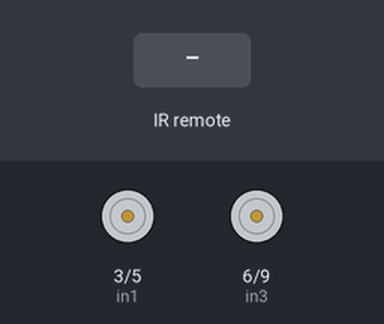
Bench run of a sketch on a simulated Arduino Uno, built with avr-gcc and run on an emulated ATmega328P. On the bench: motor-driver pin pairs drawn as motors (green arrow = first pin HIGH = forward, orange = second pin HIGH = backward, longer = more drive). The test bench sets the inputs (shaded band).

Above: at 1.2 s.
1.3 s: infrared code 0xFD6897 received
At 2.3 s:
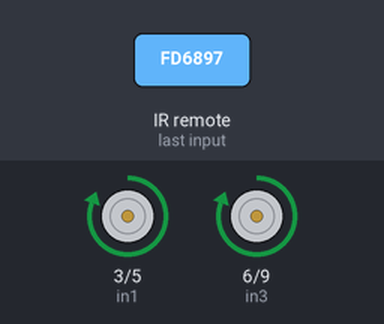
2.8 s: infrared code 0xFDE817 received
At 3.5 s:
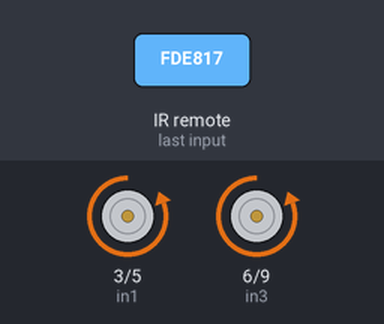
4.3 s: infrared code 0xFD9867 received
At 4.6 s:
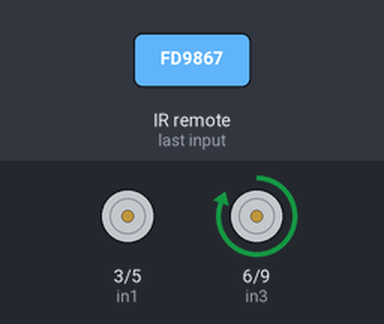
5.8 s: infrared code 0xFD18E7 received
At 7.0 s:
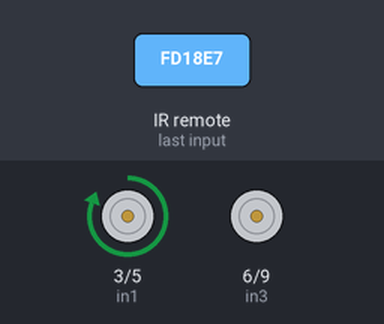
7.3 s: infrared code 0xFDA857 received
At 8.1 s:
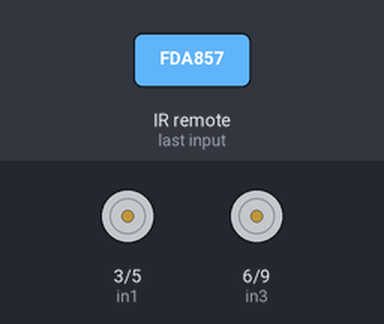
Timing chart, 0 to 9.8 s (numbered marks = the images above; inputs shaded):
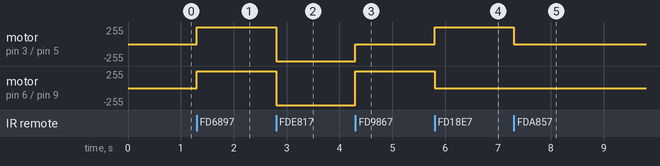

The sketch:

main.ino
```cpp
#include<IRremote.h>
const int RemotePin=2;
IRrecv irrecv(RemotePin);
decode_results results;
int in1=3;
int in2=5;
int in3=6;
int in4=9;

void setup() {
  Serial.begin(9600);
  irrecv.enableIRIn();
  pinMode(in1, OUTPUT);
  pinMode(in2, OUTPUT);
  pinMode(in3, OUTPUT);
  pinMode(in4, OUTPUT);

}

void loop() {

    if(irrecv.decode(&results))
      {

        if (results.value==0xFD6897)//Press UP Button
        {
          Forward();
        }
        else if (results.value==0xFDE817)//Press Down Button
        {
          Backward();
        }
         else if (results.value==0xFD9867)//Press Left Button
        {
          Left();
        }
        else if (results.value==0xFD18E7)//Press Right Button
        {
          Right();
        }
        else if (results.value==0xFDA857)//Stop
        {
          Stop();
        }
      irrecv.resume();
    }
    }


void Backward()
  {
  digitalWrite(in1,LOW);
  digitalWrite(in2,HIGH);
  digitalWrite(in3,LOW);
  digitalWrite(in4,HIGH);
  }
 void Forward()
  {
  digitalWrite(in1,HIGH);
  digitalWrite(in2,LOW);
  digitalWrite(in3,HIGH);
  digitalWrite(in4,LOW);
  }
 void Stop()
  {
  digitalWrite(in1,LOW);
  digitalWrite(in2,LOW);
  digitalWrite(in3,LOW);
  digitalWrite(in4,LOW);
  }
  int Left()
    {
    digitalWrite(in1,LOW);
    digitalWrite(in2,LOW);
    digitalWrite(in3,HIGH);
    digitalWrite(in4,LOW);
    }
  int Right()
    {
    digitalWrite(in1,HIGH);
    digitalWrite(in2,LOW);
    digitalWrite(in3,LOW);
    digitalWrite(in4,LOW);
    }
```

Measured:
- after the input at 1.3 s, motor on pin 3 (in1) / pin 5 (in2), motor on pin 6 (in3) / pin 9 (in4): stopped → forward 255/255 at once
- after the input at 2.8 s, motor on pin 3 (in1) / pin 5 (in2), motor on pin 6 (in3) / pin 9 (in4): forward 255/255 → backward 255/255 at once
- after the input at 4.3 s, motor on pin 3 (in1) / pin 5 (in2): backward 255/255 → stopped at once; motor on pin 6 (in3) / pin 9 (in4): backward 255/255 → forward 255/255 at once
- after the input at 5.8 s, motor on pin 3 (in1) / pin 5 (in2): stopped → forward 255/255 at once; motor on pin 6 (in3) / pin 9 (in4): forward 255/255 → stopped at once
- after the input at 7.3 s, motor on pin 3 (in1) / pin 5 (in2): forward 255/255 → stopped at once
